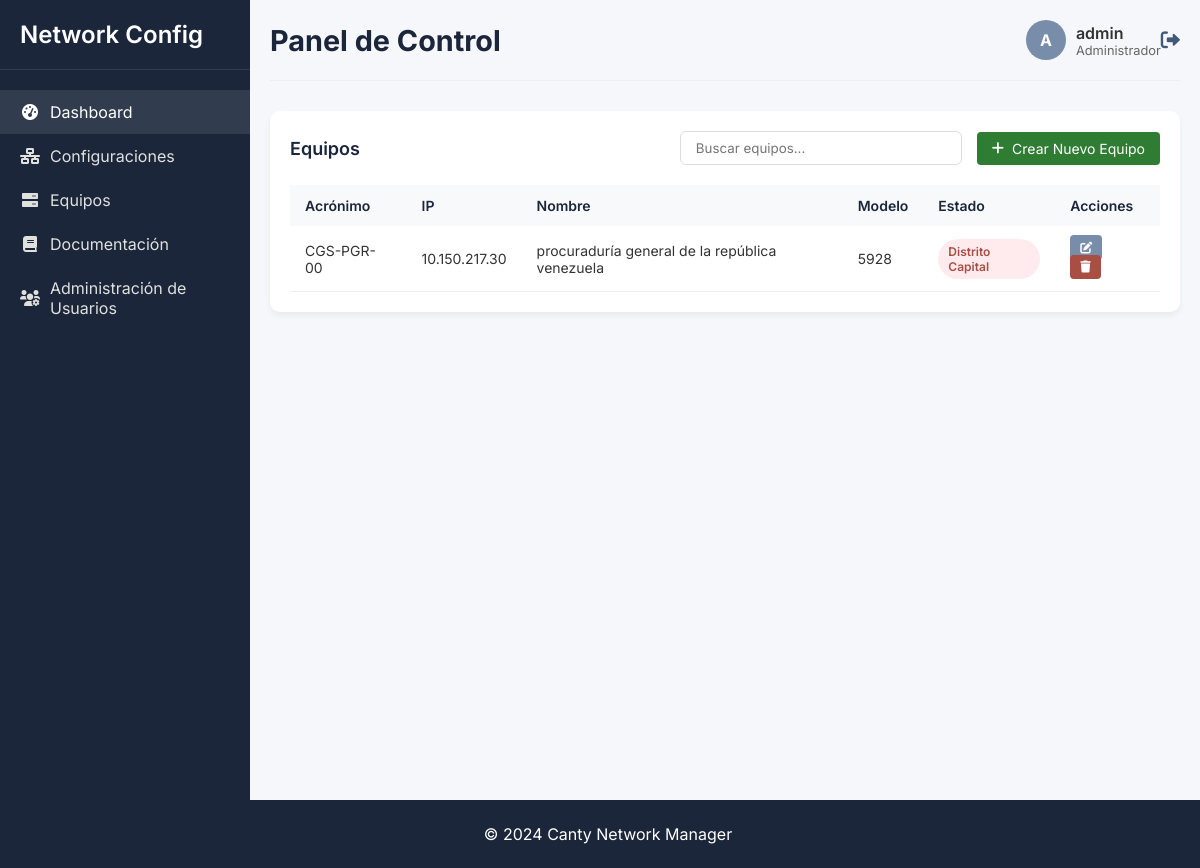
Before: /list_device (signed in) with the older database file.
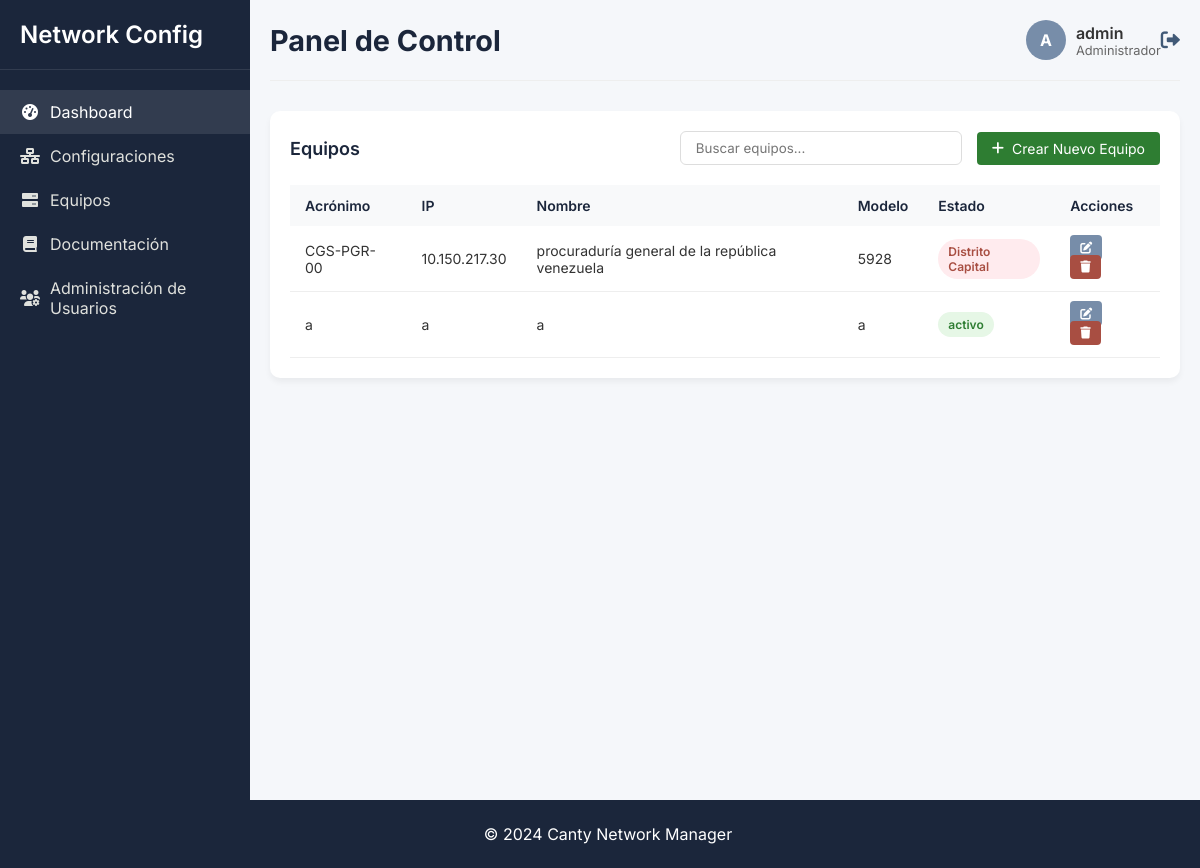
After: the same page with the newer database file.
### tables this page shows
CREATE TABLE Equipo (
        id INTEGER PRIMARY KEY AUTOINCREMENT,
        region TEXT,
        estado TEXT,
        localidad TEXT,
        nombre_equipo TEXT,
        acronimo TEXT UNIQUE,
        ip TEXT UNIQUE,
        modelo TEXT,
        proveedor TEXT
    );

### app.py (the view)
@app.route('/list_device')
@login_required
def list_device():
    try:
        with closing(get_db()) as conn:
            equipos = conn.execute('''
                SELECT * FROM Equipo
                ORDER BY nombre_equipo DESC
                LIMIT 10
            ''').fetchall()
            return render_template('equipos/list_device.html', equipos=equipos)
    except Exception as e:
        logger.error(f"Error al listar equipos: {str(e)}")
        return render_template('error.html', error="Error al cargar los equipos")

### app.py (called while the page is built)
@login_manager.user_loader
def load_user(user_id):
    with closing(get_db()) as conn:
        user = conn.execute(
            'SELECT id, usuario, tipo_usuario FROM User_Login WHERE id = ?',
            (user_id,)
        ).fetchone()
        if user:
            return User(user['id'], user['usuario'], user['tipo_usuario'])
    return None

def get_db():
    conn = sqlite3.connect(app.config['DATABASE'])
    conn.row_factory = sqlite3.Row
    return conn

@app.context_processor
def inject_user():
    return dict(current_user=current_user)

    @property
    def is_admin(self):
        return self.user_type == 1 # Asumiendo que 1 es el tipo para admin

### templates/equipos/list_device.html (shortened to what this page needs)
{% extends "base.html" %}
{% block extra_css %}
    <link rel="stylesheet" href="{{ url_for('static', filename='css/dashboard.css') }}">
{% endblock %}
{% block content %}
<div class="app-container">
    {% include 'menu_template.html' %}
    <div class="main-content">
        <div class="header">
            <h1>Panel de Control</h1>
            <div class="user-info">
                <div class="user-avatar">{{ current_user.username[0]|upper }}</div>
                <div>
                    <div class="user-name">{{ current_user.username }}</div>
                    <div class="user-role">
                        {% if current_user.is_admin %}
                        Administrador
                        {% else %}
                        Trabajador
                        {% endif %}
                    </div>
                </div>
                <a href="{{ url_for('logout') }}" class="logout-btn" title="Cerrar sesión">
                    <i class="fas fa-sign-out-alt"></i>
                </a>
            </div>
        </div>
        <div class="table-container">
            <div class="table-header">
                <h3 class="table-title">Equipos</h3>
                <div class="header-actions">
                    <input type="text" class="search-bar" placeholder="Buscar equipos...">
                    <a href="{{ url_for('create_device') }}" class="btn-add-config">
                        <i class="fas fa-plus"></i> Crear Nuevo Equipo
                    </a>
                </div>
            </div>
            <table>
                <thead>
                    <tr>
                        <th>Acrónimo</th>
                        <th>IP</th>
                        <th>Nombre</th>
                        <th>Modelo</th>
                        <th>Estado</th>
                        <th>Acciones</th>
                    </tr>
                </thead>
                <tbody>
                    {% for equipo in equipos %}
                    <tr>
                        <td>{{ equipo.acronimo }}</td>
                        <td>{{ equipo.ip }}</td>
                        <td>{{ equipo.nombre_equipo }}</td>
                        <td>{{ equipo.modelo }}</td>
                        <td>
                            <span class="status-badge {% if equipo.estado == 'activo' %}status-active{% else %}status-inactive{% endif %}">
                                {{ equipo.estado }}
                            </span>
                        </td>
                        <td>
                            <a href="{{ url_for('list_version', acronimo=equipo.acronimo) }}" class="action-btn edit-btn">
                                <i class="fas fa-edit"></i>
                            </a>
                            {% if current_user.is_admin %}
                            <form action="{{ url_for('delete_device', id=equipo.id) }}" method="POST" style="display: inline;">
                                <button type="submit" class="action-btn delete-btn" onclick="return confirm('¿Eliminar este equipo?')">
                                    <i class="fas fa-trash"></i>
                                </button>
                            {% endif %}
                            </form>
                        </td>
                    </tr>
                    {% endfor %}
                </tbody>
            </table>
        </div>
    </div>
</div>
{% endblock %}

Changed rows visible on the page:
added Equipo: acronimo "a", ip "a", nombre_equipo "a", modelo "a", estado "activo"
